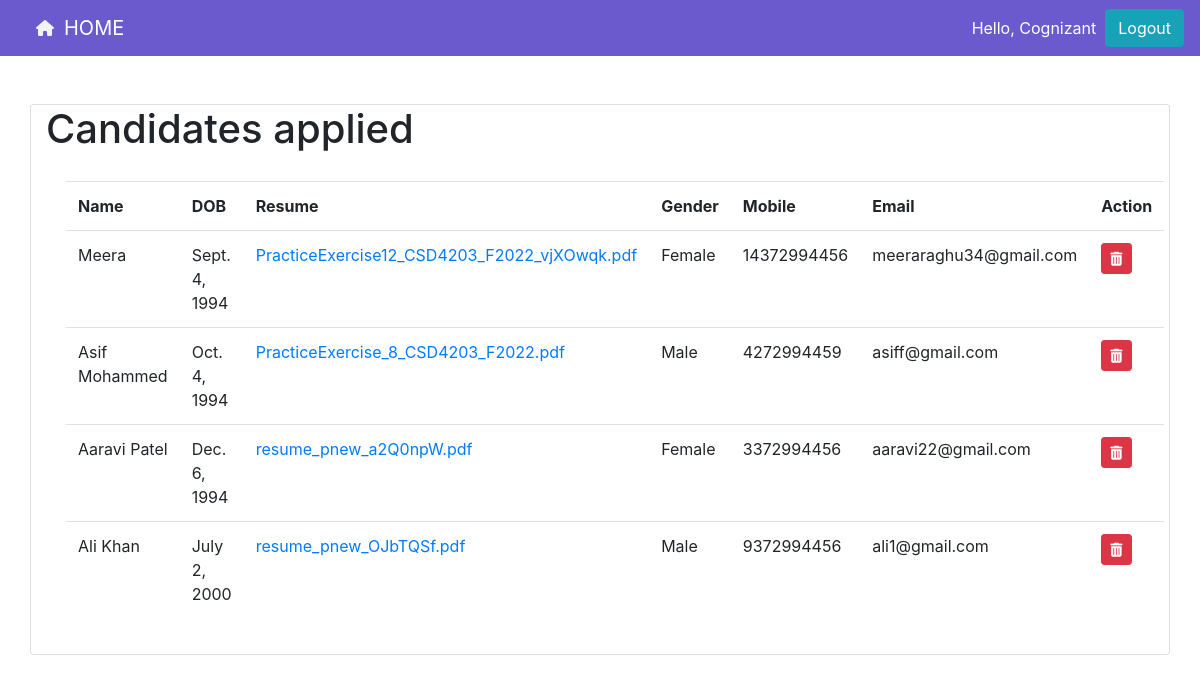
The page / (signed in) on the database its author committed.
### JobPortal/models.py (models this page shows, shortened)
class Candidates(models.Model):
    category=(
        ('Male','male'),
        ('Female','female'),
        ('Other','other'),
    )
    name=models.CharField(max_length=200,null=True)
    dob=models.DateField(null=True)
    gender= models.CharField(max_length=200,null=True,choices=category)
    mobile= models.CharField(max_length=200,null=True)
    email= models.CharField(max_length=200,null=True)
    resume=models.FileField(null=True)
    company=models.ManyToManyField(Company,blank=True)

### JobPortal/views.py (the view, shortened to what this page needs)
# urls.py: 2. Add a URL to urlpatterns:  path('', views.home, name='home')
def home(request):
    if request.user.is_authenticated:
        candidates=Candidates.objects.filter(company__name=request.user.username)
        context={
            'candidates':candidates,
        }
        return render(request,'hr.html',context)

### JobPortal/templates/hr.html (shortened to what this page needs)
{% extends 'main.html' %}
{% load static%}
{% block content %}
<div class="container card">
    <h1>Candidates applied</h1>
    <div class="card-body">
        <table class="table table-hover">
            <tr>
                <th>Name</th>
                <th>DOB</th>
                <th>Resume</th>
                <th>Gender</th>
                <th>Mobile</th>
                <th>Email</th>
                <th>Action</th>
            </tr>
            {% for c in candidates %}
                <tr>
                    <td>{{c.name}}</td>
                    <td>{{c.dob}}</td>
                    {% if c.resume %}
                    <td><a href='{{c.resume.url}}' download >{{c.resume}}</td></a></td>
                    {% else %}
                    <td>Not submitted</td>
                    {% endif %}
                    <td>{{c.gender}}</td>
                    <td>{{c.mobile}}</td>
                    <td>{{c.email}}</td>
                    <td><a href="{% url 'delete' c.pk %}" class="btn btn-danger btn-sm"><i class="fa fa-trash"></i></a></td>
                </tr>
            {% endfor %}
        </table>
    </div>
</div>
{% endblock %}

### JobPortal/templates/navbar.html (shortened to what this page needs)
<head>
  </head>
  <nav class="navbar navbar-expand-lg navbar-dark" style="background-color: slateblue;">
      <i class="fa-solid fa-house" style="color: #f1f2f3; margin-right: 10px; margin-left: 20px;"></i>
      <a class="navbar-brand" href="{% url 'home' %}">HOME</a>
      {% if request.user.is_authenticated %}
      <span class="user">Hello, {{request.user}}  &nbsp;</span>
      <span ><a  class="user btn btn-info" href ="{% url 'logout' %}"> Logout</a></span>
      {% else %}
          <span ><a class="user" style=" margin-right: 10px; margin-left: 20px;" href="{% url 'login' %}">Login</a></span>
          <span ><a class="user" style=" margin-right: 25px; margin-left: 20px;"  href="{% url 'register' %}">Register</a></span>
      {% endif  %}
    </nav>

### JobPortal/templates/navbar.html (style rules this page uses)
.user { color:white; text-decoration: none; }

### rows shown on the page
Candidates: name "Meera", dob "Sept. 4, 1994", resume "PracticeExercise12_CSD4203_F2022_vjXOwqk.pdf", gender "Female", mobile "14372994456", email "meeraraghu34@gmail.com"
Candidates: name "Asif Mohammed", dob "Oct. 4, 1994", resume "PracticeExercise_8_CSD4203_F2022.pdf", gender "Male", mobile "4272994459", email "asiff@gmail.com"
Candidates: name "Aaravi Patel", dob "Dec. 6, 1994", resume "resume_pnew_a2Q0npW.pdf", gender "Female", mobile "3372994456", email "aaravi22@gmail.com"
Candidates: name "Ali Khan", dob "July 2, 2000", resume "resume_pnew_OJbTQSf.pdf", gender "Male", mobile "9372994456", email "ali1@gmail.com"

### other values the page prints
{{ request.user }} "Cognizant"
